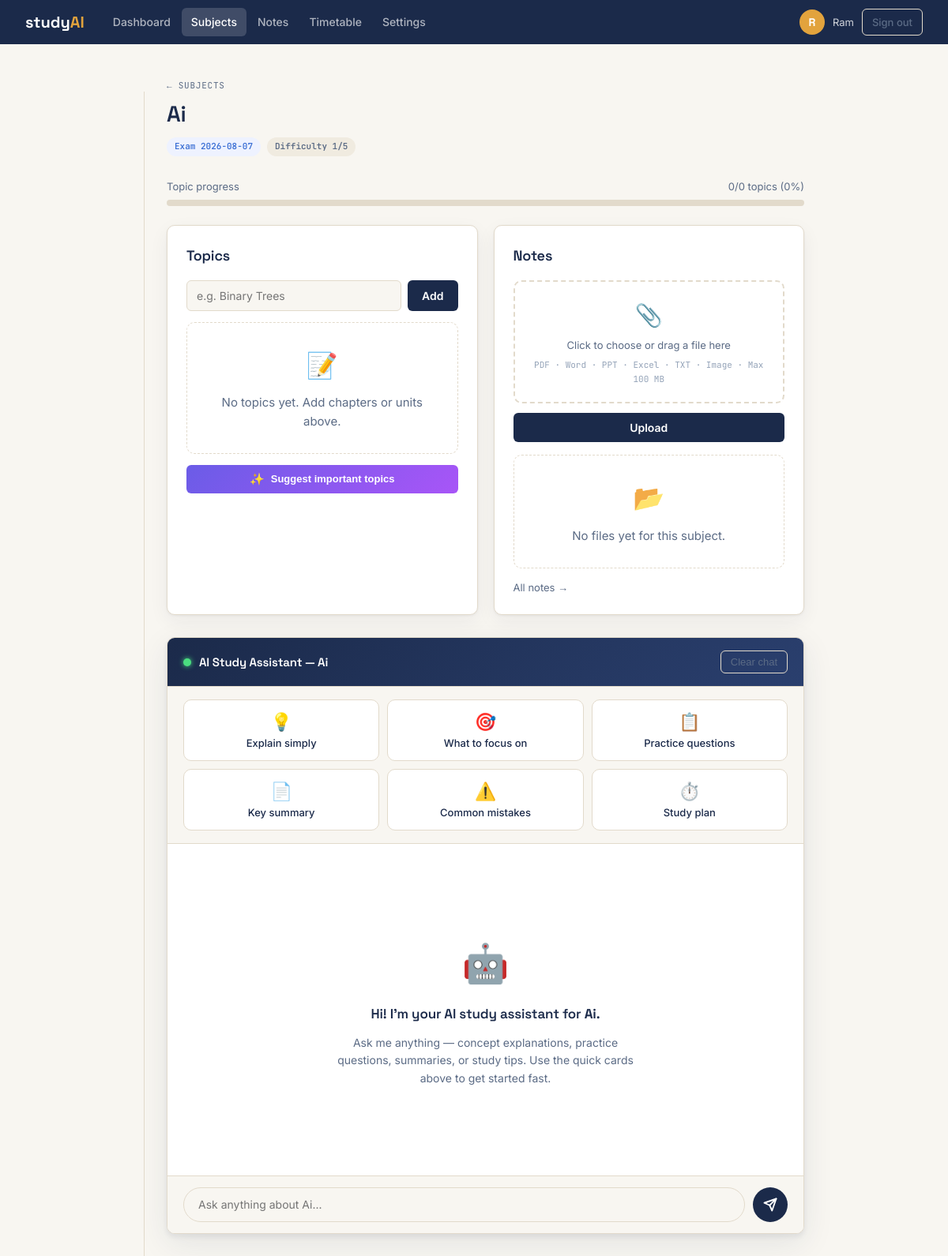
/subjects/4 (signed in), run on the app's committed database.
### tables this page shows
CREATE TABLE users (
    id INTEGER PRIMARY KEY AUTOINCREMENT,
    username TEXT UNIQUE NOT NULL,
    email TEXT UNIQUE NOT NULL,
    password_hash TEXT NOT NULL,
    daily_study_hours REAL NOT NULL DEFAULT 4.0,
    created_at TIMESTAMP NOT NULL DEFAULT CURRENT_TIMESTAMP
);

CREATE TABLE subjects (
    id INTEGER PRIMARY KEY AUTOINCREMENT,
    user_id INTEGER NOT NULL,
    name TEXT NOT NULL,
    exam_date DATE NOT NULL,
    difficulty INTEGER NOT NULL DEFAULT 3,
    is_weak INTEGER NOT NULL DEFAULT 0,
    created_at TIMESTAMP NOT NULL DEFAULT CURRENT_TIMESTAMP,
    FOREIGN KEY (user_id) REFERENCES users (id)
);

### app.py (the view, shortened to what this page needs)
@app.route("/subjects/<int:sid>", methods=["GET","POST"])
@login_required
def subject_detail(sid):
    db = db_module.get_db()
    subject = db.execute("SELECT * FROM subjects WHERE id=? AND user_id=?", (sid, g.user["id"])).fetchone()
    if not subject:
        flash("Subject not found.", "error")
        return redirect(url_for("subjects"))
    topics = db.execute("SELECT * FROM topics WHERE subject_id=? ORDER BY created_at ASC", (sid,)).fetchall()
    notes  = db.execute("SELECT * FROM notes WHERE subject_id=? AND user_id=? ORDER BY uploaded_at DESC", (sid, g.user["id"])).fetchall()
    chat_history = db.execute(
        "SELECT * FROM chat_messages WHERE subject_id=? AND user_id=? ORDER BY created_at ASC LIMIT 50",
        (sid, g.user["id"])).fetchall()
    total = len(topics); done = sum(1 for t in topics if t["is_completed"])
    pct   = round((done/total)*100) if total else 0
    return render_template("subject_detail.html",
        subject=subject, topics=topics, notes=notes,
        chat_history=chat_history,
        total=total, completed=done, completion_percent=pct,
        today=date.today(), human_size=_human, type_label=TYPE_LABEL,
    )

### app.py (called while the page is built)
@app.before_request
def load_user():
    uid = session.get("user_id")
    g.user = db_module.get_db().execute("SELECT * FROM users WHERE id=?", (uid,)).fetchone() if uid else None

def login_required(view):
    @wraps(view)
    def wrapped(**kw):
        if g.user is None:
            flash("Please log in to continue.", "error")
            return redirect(url_for("login"))
        return view(**kw)
    return wrapped

### db.py (called while the page is built)
def get_db():
    if "db" not in g:
        g.db = sqlite3.connect(current_app.config["DATABASE"])
        g.db.row_factory = sqlite3.Row
        g.db.execute("PRAGMA foreign_keys = ON")
    return g.db

### templates/subject_detail.html (shortened to what this page needs)
{% extends 'base.html' %}
{% block content %}
<div class="page-header">
  <div>
    <p class="eyebrow"><a href="{{ url_for('subjects') }}" class="back-link">← Subjects</a></p>
    <h1>{{ subject['name'] }}</h1>
    <div class="subject-chips">
      <span class="chip chip-blue">Exam {{ subject['exam_date'] }}</span>
      <span class="chip chip-grey">Difficulty {{ subject['difficulty'] }}/5</span>
    </div>
  </div>
</div>
<div class="progress-block">
  <div class="progress-header">
    <span>Topic progress</span>
    <span id="prog-label">{{ completed }}/{{ total }} topics ({{ completion_percent }}%)</span>
  </div>
  <div class="progress-track">
  </div>
</div>
<div class="two-col" style="margin-top:24px">
  <div class="card">
    <h2 class="card-title">Topics</h2>
    <form method="post" style="margin-bottom:14px">
      <div class="inline-add">
        <input name="name" type="text" placeholder="e.g. Binary Trees" required>
        <button type="submit" class="btn-primary">Add</button>
      </div>
    </form>
    <div id="topics-wrap">
    {% if topics|length == 0 %}
      <div class="empty-state" id="topics-empty">
        <div class="empty-icon">📝</div>
        <p>No topics yet. Add chapters or units above.</p>
      </div>
    {% endif %}
    </div>
    <div class="suggest-section">
      <button id="suggest-btn" class="btn-ai">
        <span class="ai-icon">✨</span> Suggest important topics
      </button>
    </div>
  </div>
  <div class="card">
    <h2 class="card-title">Notes</h2>
    <form method="post" action="{{ url_for('upload_note', sid=subject['id']) }}"
          enctype="multipart/form-data">
      <div class="file-drop" id="file-drop">
        <div class="file-drop-inner">
          <span class="file-drop-icon">📎</span>
          <span id="file-name">Click to choose or drag a file here</span>
          <span class="file-types">PDF · Word · PPT · Excel · TXT · Image · Max 100 MB</span>
        </div>
      </div>
      <button type="submit" class="btn-primary btn-block" style="margin-top:12px">Upload</button>
    </form>
    {% if notes|length == 0 %}
    <div class="empty-state" style="margin-top:16px">
      <div class="empty-icon">📂</div>
      <p>No files yet for this subject.</p>
    </div>
    {% endif %}
    <a href="{{ url_for('notes_overview') }}" class="link-sm" style="display:block;margin-top:14px">All notes →</a>
  </div>
</div>
<section class="chat-section">
  <div class="chat-header">
    <div class="chat-title">
      <span class="chat-ai-dot"></span>
      <h2>AI Study Assistant — {{ subject['name'] }}</h2>
    </div>
    <form method="post" action="{{ url_for('clear_chat', sid=subject['id']) }}"
          onsubmit="return confirm('Clear all chat history?')">
      <button type="submit" class="btn-ghost-sm">Clear chat</button>
    </form>
  </div>
  <div class="quick-prompts">
    <button class="qp-card" data-prompt="Explain {{ subject['name'] }} in simple terms with examples.">
      <span class="qp-icon">💡</span>
      <span>Explain simply</span>
    </button>
    <button class="qp-card" data-prompt="What are the most important topics in {{ subject['name'] }} for my exam? I have {{ subject['difficulty'] }} difficulty level.">
      <span class="qp-icon">🎯</span>
      <span>What to focus on</span>
    </button>
    <button class="qp-card" data-prompt="Give me 5 practice questions for {{ subject['name'] }} that are likely to appear in exams.">
      <span class="qp-icon">📋</span>
      <span>Practice questions</span>
    </button>
    <button class="qp-card" data-prompt="Give me a quick summary of the key concepts in {{ subject['name'] }}.">
      <span class="qp-icon">📄</span>
      <span>Key summary</span>
    </button>
    <button class="qp-card" data-prompt="What are common mistakes students make in {{ subject['name'] }} exams and how to avoid them?">
      <span class="qp-icon">⚠️</span>
      <span>Common mistakes</span>
    </button>
    <button class="qp-card" data-prompt="Create a 30-minute study plan for {{ subject['name'] }} focusing on weak areas.">
      <span class="qp-icon">⏱️</span>
      <span>Study plan</span>
    </button>
  </div>
  <div class="chat-window" id="chat-window">
    {% if chat_history|length == 0 %}
    <div class="chat-welcome" id="chat-welcome">
      <div class="chat-welcome-icon">🤖</div>
      <h3>Hi! I'm your AI study assistant for <strong>{{ subject['name'] }}</strong>.</h3>
      <p>Ask me anything — concept explanations, practice questions, summaries, or study tips. Use the quick cards above to get started fast.</p>
    </div>
    {% endif %}
  </div>
  <div class="chat-input-row">
    <textarea id="chat-input" placeholder="Ask anything about {{ subject['name'] }}..."
              rows="1"></textarea>
    <button id="chat-send" class="btn-send">
      <svg viewBox="0 0 24 24" fill="none" stroke="currentColor" stroke-width="2.5" stroke-linecap="round" stroke-linejoin="round"><line x1="22" y1="2" x2="11" y2="13"/><polygon points="22 2 15 22 11 13 2 9 22 2"/></svg>
    </button>
  </div>
</section>
{% endblock %}

### templates/base.html (shortened to what this page needs)
<!doctype html>
<html lang="en">
<head>
  <link rel="stylesheet" href="{{ url_for('static', filename='css/style.css') }}">
</head>
<body>
<header class="topbar">
  <a class="wordmark" href="{{ url_for('index') }}">study<span>AI</span></a>
  {% if g.user %}
  <nav class="nav">
    <a href="{{ url_for('dashboard') }}"    class="{{ 'active' if request.endpoint=='dashboard' }}">Dashboard</a>
    <a href="{{ url_for('subjects') }}"     class="{{ 'active' if request.endpoint in ['subjects','subject_detail'] }}">Subjects</a>
    <a href="{{ url_for('notes_overview') }}"class="{{ 'active' if request.endpoint in ['notes_overview','download_note'] }}">Notes</a>
    <a href="{{ url_for('timetable') }}"    class="{{ 'active' if request.endpoint=='timetable' }}">Timetable</a>
    <a href="{{ url_for('settings') }}"     class="{{ 'active' if request.endpoint=='settings' }}">Settings</a>
  </nav>
  <div class="topbar-user">
    <span class="user-avatar">{{ g.user['username'][0].upper() }}</span>
    <span class="user-name">{{ g.user['username'] }}</span>
    <a href="{{ url_for('logout') }}" class="btn-ghost-sm">Sign out</a>
  </div>
  {% endif %}
</header>
<div class="page-shell">
  <main class="page-content">
    {% block content %}{% endblock %}
  </main>
</div>
</body>
</html>

### data on the page
users: username "R", user.username "Ram"
subjects: name "Ai", exam_date "2026-08-07", difficulty "1", name "Ask anything about Ai..."

### other printed values
{{ completed }} "0"
{{ total }} "0"
{{ completion_percent }} "0"
